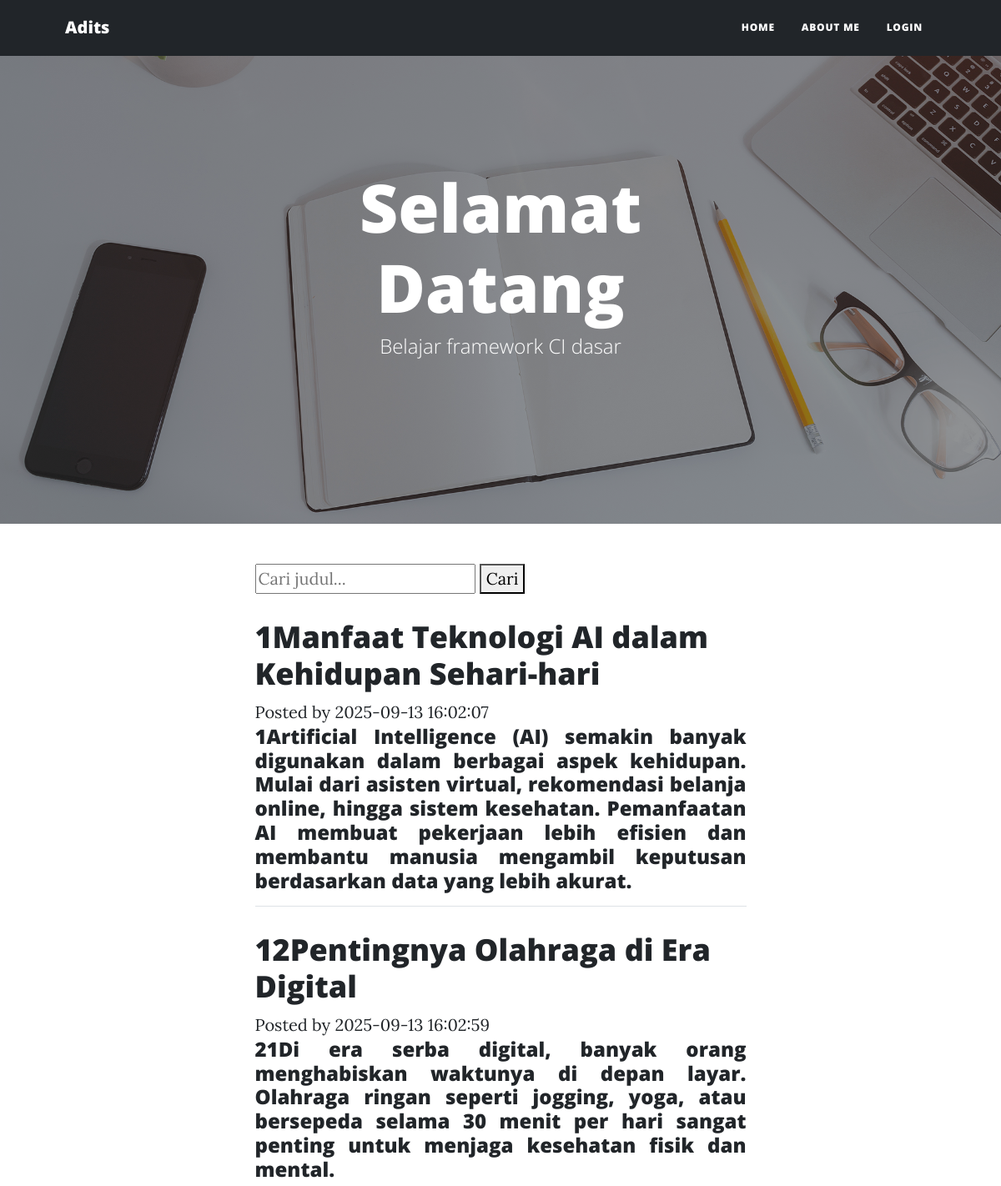
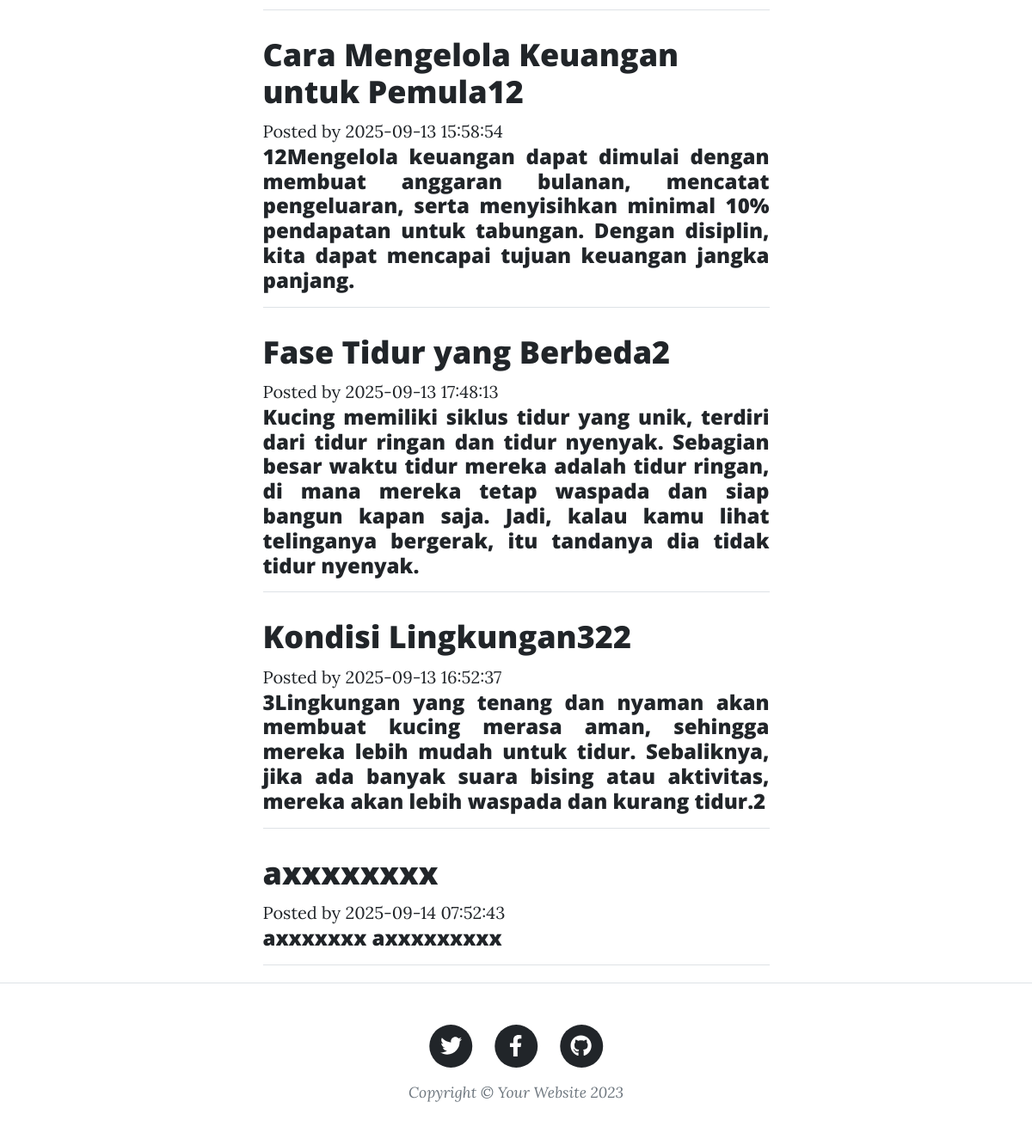
/index.php/blog/search, run on the app's committed database (2 pictures, top to bottom).
### tables this page shows
CREATE TABLE `blog` (
  `id` int(11) NOT NULL,
  `title` varchar(50) NOT NULL,
  `content` text NOT NULL,
  `cover` varchar(250) NOT NULL,
  `date` timestamp NOT NULL DEFAULT current_timestamp() ON UPDATE current_timestamp()
);

### application/controllers/Blog.php (called while the page is built, shortened)
<?php
class Blog extends CI_Controller{
    public function __construct()
    {
         $this->load->model('Blog_model');
         $this->load->library('session');
    }
    public function search()
    {
        $filter = $this->input->get('find');
        $data['blogs'] = $this->Blog_model->searchBlog($filter);
        $data['pagination'] = '';
        $this->load->view('article', $data);
    }
}
?>

### index.php (called while the page is built, shortened)
<?php
require_once BASEPATH.'core/CodeIgniter.php';

### application/models/Blog_model.php (called while the page is built, shortened)
<?php
Class Blog_model extends CI_Model
{
    public function searchBlog($filter)
	{
		$this->db->like('title', $filter);
        return $this->db->get("blog")->result_array();
    }
}
?>

### application/views/article.php (the view, shortened to what this page needs)
<?php $this->load->view('partial/header.php') ?>
<header class="masthead" style="background-image: url('assets/img/home-bg.jpg')">
    <div class="container position-relative px-4 px-lg-5">
        <div class="row gx-4 gx-lg-5 justify-content-center">
            <div class="col-md-10 col-lg-8 col-xl-7">
                <div class="site-heading">
                    <h1>Selamat Datang</h1>
                    <span class="subheading">Belajar framework CI dasar</span>
                </div>
            </div>
        </div>
    </div>
</header>
<div class="container px-4 px-lg-5">
    <div class="row gx-4 gx-lg-5 justify-content-center">
        <div class="col-md-10 col-lg-8 col-xl-7">
            <form method="get" action="<?php echo site_url('blog/search'); ?>">
                <input type="text" name="find" placeholder="Cari judul...">
                <button type="submit">Cari</button>
            </form>
            <?php foreach ($blogs as $blog): ?>
            <div class="post-preview">
                <a href="<?php echo site_url('blog/detail/'.$blog['id']); ?>">
                    <h2 class="post-title"><?php echo $blog['title']; ?></h2>
                </a>
                Posted by <?php echo $blog['date']; ?>
            </div>
            <h4 class="post-subtitle" style="text-align: justify;"> <?php echo $blog['content']; ?></h4>
            <hr>
            <?php endforeach; ?>
        </div>
    </div>
</div>
<?php $this->load->view('partial/footer.php') ?>

### application/views/partial/header.php (shortened to what this page needs)
<!DOCTYPE html>
<html lang="en">
<head>
    <link href="<?php echo base_url();?>assets/css/styles.css" rel="stylesheet" />
</head>
<body class="d-flex flex-column min-vh-100">
    <nav class="navbar navbar-expand-lg navbar-dark bg-dark" id="mainNav">
        <div class="container px-4 px-lg-5">
            <a class="navbar-brand" href="#">Adits</a>
            <div class="collapse navbar-collapse" id="navbarResponsive">
                <ul class="navbar-nav ms-auto">
                    <li class="nav-item">
                        <a class="nav-link px-3 py-3" href="<?php echo site_url('blog/') ?>">Home</a>
                    </li>
                    <li class="nav-item">
                        <a class="nav-link px-3 py-3" href="<?php echo site_url('blog/profile') ?>">About Me</a>
                    </li>
                    <?php if(isset($_SESSION['username'])){ ?>
                    <li class="nav-item">
                        <a class="nav-link px-3 py-3" href="<?php echo site_url('blog/addForm') ?>">Tambah Artikel</a>
                    </li>
                    <li class="nav-item">
                        <a class="nav-link px-3 py-3" href="<?php echo site_url('blog/logout') ?>">Logout</a>
                    </li>
                    <?php } else {?>
                    <li class="nav-item">
                        <a class="nav-link px-3 py-3" href="<?php echo site_url('blog/login') ?>">Login</a>
                    </li>
                    <?php } ?>
                </ul>
            </div>
        </div>
    </nav>

### application/views/partial/footer.php (shortened to what this page needs)
<footer class="border-top mt-auto">
    <div class="container px-4 px-lg-5">
        <div class="row gx-4 gx-lg-5 justify-content-center">
            <div class="col-md-10 col-lg-8 col-xl-7">
                <ul class="list-inline text-center">
                    <li class="list-inline-item">
                        <a href="#!">
                            <span class="fa-stack fa-lg">
                                <i class="fas fa-circle fa-stack-2x"></i>
                                <i class="fab fa-twitter fa-stack-1x fa-inverse"></i>
                            </span>
                        </a>
                    </li>
                    <li class="list-inline-item">
                        <a href="#!">
                            <span class="fa-stack fa-lg">
                                <i class="fas fa-circle fa-stack-2x"></i>
                                <i class="fab fa-facebook-f fa-stack-1x fa-inverse"></i>
                            </span>
                        </a>
                    </li>
                    <li class="list-inline-item">
                        <a href="#!">
                            <span class="fa-stack fa-lg">
                                <i class="fas fa-circle fa-stack-2x"></i>
                                <i class="fab fa-github fa-stack-1x fa-inverse"></i>
                            </span>
                        </a>
                    </li>
                </ul>
                <div class="small text-center text-muted fst-italic">Copyright &copy; Your Website 2023</div>
            </div>
        </div>
    </div>
</footer>
</body>
</html>

### application/views/partial/header.php (style rules this page uses)
#mainNav .nav-link { color: #fff; border-radius: .25rem; }

### data on the page
blog: title "1Manfaat Teknologi AI dalam Kehidupan Sehari-hari", date "2025-09-13 16:02:07", content "1Artificial Intelligence (AI) semakin banyak digunakan dalam berbagai aspek kehidupan. Mulai dari asisten virtual, rekomendasi belanja online, hingga sistem kesehatan. Pemanfaatan AI membuat pekerjaan lebih efisien dan membantu manusia mengambil keputusan berdasarkan data yang lebih akurat."
blog: title "12Pentingnya Olahraga di Era Digital", date "2025-09-13 16:02:59", content "21Di era serba digital, banyak orang menghabiskan waktunya di depan layar. Olahraga ringan seperti jogging, yoga, atau bersepeda selama 30 menit per hari sangat penting untuk menjaga kesehatan fisik dan mental."
blog: title "Cara Mengelola Keuangan untuk Pemula12", date "2025-09-13 15:58:54", content "12Mengelola keuangan dapat dimulai dengan membuat anggaran bulanan, mencatat pengeluaran, serta menyisihkan minimal 10% pendapatan untuk tabungan. Dengan disiplin, kita dapat mencapai tujuan keuangan jangka panjang."
blog: title "Fase Tidur yang Berbeda2", date "2025-09-13 17:48:13", content "Kucing memiliki siklus tidur yang unik, terdiri dari tidur ringan dan tidur nyenyak. Sebagian besar waktu tidur mereka adalah tidur ringan, di mana mereka tetap waspada dan siap bangun kapan saja. Jadi, kalau kamu lihat telinganya bergerak, itu tandanya dia tidak tidur nyenyak."
blog: title "Kondisi Lingkungan322", date "2025-09-13 16:52:37", content "3Lingkungan yang tenang dan nyaman akan membuat kucing merasa aman, sehingga mereka lebih mudah untuk tidur. Sebaliknya, jika ada banyak suara bising atau aktivitas, mereka akan lebih waspada dan kurang tidur.2"
blog: title "axxxxxxxx", date "2025-09-14 07:52:43", content "axxxxxxx axxxxxxxxx"
